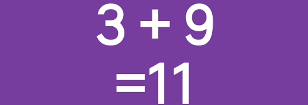
#> input picture project_test_demo/Template/001.png, 308 x 105 px, found by its file name
$ python Auto_Cut.py
#> lines starting #> are read from the running program, lines starting #| are printed output that depends on the picture
from PIL import Image
import os
import sys
import time
import traceback
import numpy as np
from pymouse import PyMouse
import cv2
from config import location_on_pc as loc,threshold


def get_screenshot():
    '''
    Welcom to descriptions about get_screenshot
    '''
    if sys.platform == 'win32':
        from PIL import ImageGrab
        scr = ImageGrab.grab([loc['left_top_x'], loc['left_top_y'], loc['right_buttom_x'], loc['right_buttom_y']])
        return scr
    elif sys.platform == 'linux':
        cmd = 'import -window root -crop {0}x{1}+{2}+{3} screenshot.png'
        cmd = cmd.format(loc['right_buttom_x'] - loc['left_top_x'], loc['right_buttom_y'] - loc['left_top_y'],
                         loc['left_top_x'], loc['left_top_y'])
        os.system(cmd)
        scr = Image.open('screenshot.png')
        return scr
    else:
        print('Unsupported platform: ', sys.platform)
        sys.exit()


def binarize(img, threshold=threshold):
    """二值化"""
    img = img.convert('L')
    table = []
    for i in range(256):
        if i > threshold:
            table.append(0)
        else:
            table.append(1)
    bin_img = img.point(table, '1')
    return bin_img
c = 0
def v_cut(img):
    global c
    """竖直方向切割图片"""
    print(type(img))
    sum_list = np.array(img).sum(axis=1)
    print(type(sum_list))
    start_index = -1
    end = -1
    index = 0
    for sum in sum_list:
        if sum.any() > 255 * 2:#JACKYLOVE修改  if sum > 255 * 2:
            start_index = index
            break
        index += 1
    for i in range(1, len(sum_list) + 1):
        if sum_list[-i].any() > 255 * 2:#JACKYLOVE修改if sum_list[-i] > 255 * 2:
            end = len(sum_list) + 1 - i
            break
    img = img[start_index:end, :]
    img = cv2.resize(img, (30, 60), interpolation=cv2.INTER_CUBIC)
    #cv2.imwrite('SingleChar/%d.png' %c, img)
    c += 1
    return img


print(help(get_screenshot))
#img = get_screenshot()
img = cv2.imread("001.png",0)
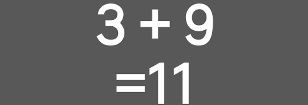
#> img: shape (105, 308); min 66, max 255, mean 100.2


imgs = v_cut(img)
#| <class 'numpy.ndarray'>
#> in v_cut, `sum_list = np.array(img).sum(axis=1)`: sum_list = 105 values, max 38592 at index 25, min 26897 at index 104, mean 30872.8
#| <class 'numpy.ndarray'>
#> the loop in v_cut, `for sum in sum_list:` made 105 passes
#> sum on passes 1 to 12: 27104, 27104, 27099, 27887, 30624, 31974, 32859, 33536, 34062, 33768, 32988, 32542
#> after the loop in v_cut, `for sum in sum_list:`: index = 105
#> the loop in v_cut, `for i in range(1, len(sum_list) + 1):` made 105 passes
#> in v_cut, `img = img[start_index:end, :]`: img = empty array
#> (the run stopped early here; a loop or call above may not have finished)

$ run again, with project_test_demo/Template/T1.png copied over project_test_demo/Template/001.png
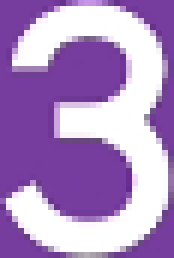
#> input picture project_test_demo/Template/T1.png, 29 x 43 px, found by its file name (shown 6 times larger)
#> `img = cv2.imread("001.png",0)`:
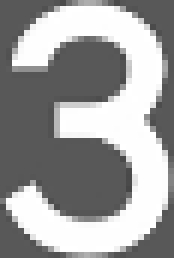
#> img: shape (43, 29) (shown 6 times larger); min 70, max 255, mean 157.5
#| <class 'numpy.ndarray'>
#> sum_list = 43 values, max 6347 at index 37, min 2951 at index 0, mean 4566.2
#| <class 'numpy.ndarray'>
#> the loop in v_cut, `for sum in sum_list:` made 43 passes
#> sum on passes 1 to 8: 2951, 4348, 5041, 5493, 5824, 6107, 5628, 4936
#> after the loop in v_cut, `for sum in sum_list:`: index = 43
#> the loop in v_cut, `for i in range(1, len(sum_list) + 1):` made 43 passes
#> in v_cut, `img = img[start_index:end, :]`: img = empty array
